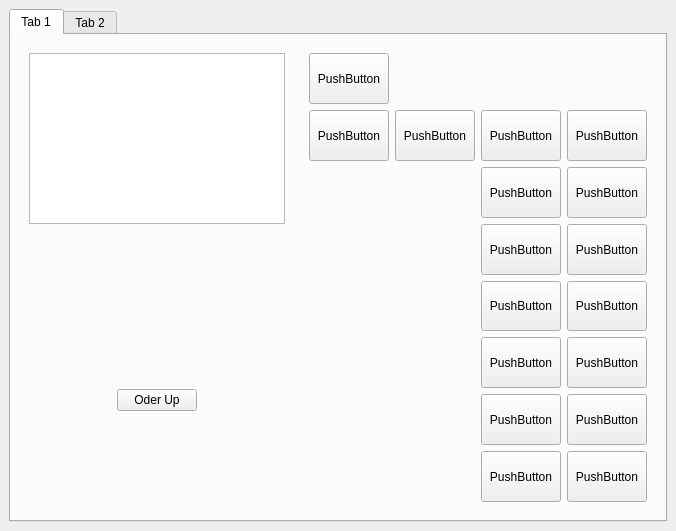
<?xml version="1.0" encoding="UTF-8"?>
<ui version="4.0">
 <class>Waiter</class>
 <widget class="QMainWindow" name="Waiter">
  <property name="geometry">
   <rect>
    <x>0</x>
    <y>0</y>
    <width>662</width>
    <height>531</height>
   </rect>
  </property>
  <property name="windowTitle">
   <string>SALES</string>
  </property>
  <property name="windowIcon">
   <iconset resource="images.qrc">
    <normaloff>:/images/logo.png</normaloff>:/images/logo.png</iconset>
  </property>
  <property name="styleSheet">
   <string notr="true"/>
  </property>
  <widget class="QWidget" name="centralwidget">
   <layout class="QGridLayout" name="gridLayout_4">
    <item row="0" column="0">
     <widget class="QTabWidget" name="tabWidget">
      <property name="styleSheet">
       <string notr="true"/>
      </property>
      <property name="currentIndex">
       <number>0</number>
      </property>
      <widget class="QWidget" name="tab">
       <attribute name="title">
        <string>Tab 1</string>
       </attribute>
       <layout class="QGridLayout" name="gridLayout_5">
        <item row="0" column="1">
         <layout class="QVBoxLayout" name="verticalLayout_3">
          <item>
           <widget class="QWidget" name="widget" native="true">
            <layout class="QGridLayout" name="gridLayout">
             <item row="6" column="3">
              <widget class="QPushButton" name="pushButton_20">
               <property name="sizePolicy">
                <sizepolicy hsizetype="Fixed" vsizetype="Expanding">
                 <horstretch>0</horstretch>
                 <verstretch>0</verstretch>
                </sizepolicy>
               </property>
               <property name="text">
                <string>PushButton</string>
               </property>
              </widget>
             </item>
             <item row="7" column="2">
              <widget class="QPushButton" name="pushButton_21">
               <property name="sizePolicy">
                <sizepolicy hsizetype="Fixed" vsizetype="Expanding">
                 <horstretch>0</horstretch>
                 <verstretch>0</verstretch>
                </sizepolicy>
               </property>
               <property name="text">
                <string>PushButton</string>
               </property>
              </widget>
             </item>
             <item row="1" column="0">
              <widget class="QPushButton" name="pushButton_38">
               <property name="sizePolicy">
                <sizepolicy hsizetype="Fixed" vsizetype="Expanding">
                 <horstretch>0</horstretch>
                 <verstretch>0</verstretch>
                </sizepolicy>
               </property>
               <property name="text">
                <string>PushButton</string>
               </property>
              </widget>
             </item>
             <item row="4" column="3">
              <widget class="QPushButton" name="pushButton_18">
               <property name="sizePolicy">
                <sizepolicy hsizetype="Fixed" vsizetype="Expanding">
                 <horstretch>0</horstretch>
                 <verstretch>0</verstretch>
                </sizepolicy>
               </property>
               <property name="text">
                <string>PushButton</string>
               </property>
              </widget>
             </item>
             <item row="3" column="3">
              <widget class="QPushButton" name="pushButton_17">
               <property name="sizePolicy">
                <sizepolicy hsizetype="Fixed" vsizetype="Expanding">
                 <horstretch>0</horstretch>
                 <verstretch>0</verstretch>
                </sizepolicy>
               </property>
               <property name="text">
                <string>PushButton</string>
               </property>
              </widget>
             </item>
             <item row="5" column="3">
              <widget class="QPushButton" name="pushButton_19">
               <property name="sizePolicy">
                <sizepolicy hsizetype="Fixed" vsizetype="Expanding">
                 <horstretch>0</horstretch>
                 <verstretch>0</verstretch>
                </sizepolicy>
               </property>
               <property name="text">
                <string>PushButton</string>
               </property>
              </widget>
             </item>
             <item row="1" column="3">
              <widget class="QPushButton" name="pushButton_15">
               <property name="sizePolicy">
                <sizepolicy hsizetype="Fixed" vsizetype="Expanding">
                 <horstretch>0</horstretch>
                 <verstretch>0</verstretch>
                </sizepolicy>
               </property>
               <property name="text">
                <string>PushButton</string>
               </property>
              </widget>
             </item>
             <item row="5" column="2">
              <widget class="QPushButton" name="pushButton_11">
               <property name="sizePolicy">
                <sizepolicy hsizetype="Fixed" vsizetype="Expanding">
                 <horstretch>0</horstretch>
                 <verstretch>0</verstretch>
                </sizepolicy>
               </property>
               <property name="text">
                <string>PushButton</string>
               </property>
              </widget>
             </item>
             <item row="2" column="2">
              <widget class="QPushButton" name="pushButton_12">
               <property name="sizePolicy">
                <sizepolicy hsizetype="Fixed" vsizetype="Expanding">
                 <horstretch>0</horstretch>
                 <verstretch>0</verstretch>
                </sizepolicy>
               </property>
               <property name="text">
                <string>PushButton</string>
               </property>
              </widget>
             </item>
             <item row="6" column="2">
              <widget class="QPushButton" name="pushButton_10">
               <property name="sizePolicy">
                <sizepolicy hsizetype="Fixed" vsizetype="Expanding">
                 <horstretch>0</horstretch>
                 <verstretch>0</verstretch>
                </sizepolicy>
               </property>
               <property name="text">
                <string>PushButton</string>
               </property>
              </widget>
             </item>
             <item row="1" column="1">
              <widget class="QPushButton" name="pushButton_37">
               <property name="sizePolicy">
                <sizepolicy hsizetype="Fixed" vsizetype="Expanding">
                 <horstretch>0</horstretch>
                 <verstretch>0</verstretch>
                </sizepolicy>
               </property>
               <property name="text">
                <string>PushButton</string>
               </property>
              </widget>
             </item>
             <item row="2" column="3">
              <widget class="QPushButton" name="pushButton_16">
               <property name="sizePolicy">
                <sizepolicy hsizetype="Fixed" vsizetype="Expanding">
                 <horstretch>0</horstretch>
                 <verstretch>0</verstretch>
                </sizepolicy>
               </property>
               <property name="text">
                <string>PushButton</string>
               </property>
              </widget>
             </item>
             <item row="7" column="3" alignment="Qt::AlignHCenter">
              <widget class="QPushButton" name="pushButton_22">
               <property name="sizePolicy">
                <sizepolicy hsizetype="Fixed" vsizetype="Expanding">
                 <horstretch>0</horstretch>
                 <verstretch>0</verstretch>
                </sizepolicy>
               </property>
               <property name="text">
                <string>PushButton</string>
               </property>
              </widget>
             </item>
             <item row="4" column="2">
              <widget class="QPushButton" name="pushButton_13">
               <property name="sizePolicy">
                <sizepolicy hsizetype="Fixed" vsizetype="Expanding">
                 <horstretch>0</horstretch>
                 <verstretch>0</verstretch>
                </sizepolicy>
               </property>
               <property name="text">
                <string>PushButton</string>
               </property>
              </widget>
             </item>
             <item row="3" column="2">
              <widget class="QPushButton" name="pushButton_14">
               <property name="sizePolicy">
                <sizepolicy hsizetype="Fixed" vsizetype="Expanding">
                 <horstretch>0</horstretch>
                 <verstretch>0</verstretch>
                </sizepolicy>
               </property>
               <property name="text">
                <string>PushButton</string>
               </property>
              </widget>
             </item>
             <item row="1" column="2">
              <widget class="QPushButton" name="pushButton_9">
               <property name="sizePolicy">
                <sizepolicy hsizetype="Fixed" vsizetype="Expanding">
                 <horstretch>0</horstretch>
                 <verstretch>0</verstretch>
                </sizepolicy>
               </property>
               <property name="text">
                <string>PushButton</string>
               </property>
              </widget>
             </item>
             <item row="0" column="0">
              <widget class="QPushButton" name="pushButton_39">
               <property name="sizePolicy">
                <sizepolicy hsizetype="Fixed" vsizetype="Expanding">
                 <horstretch>0</horstretch>
                 <verstretch>0</verstretch>
                </sizepolicy>
               </property>
               <property name="text">
                <string>PushButton</string>
               </property>
              </widget>
             </item>
            </layout>
           </widget>
          </item>
         </layout>
        </item>
        <item row="0" column="0">
         <layout class="QVBoxLayout" name="verticalLayout">
          <item>
           <widget class="QWidget" name="widget_3" native="true">
            <layout class="QGridLayout" name="gridLayout_3">
             <item row="0" column="0">
              <widget class="QTableView" name="tableView">
               <property name="sizePolicy">
                <sizepolicy hsizetype="Fixed" vsizetype="Expanding">
                 <horstretch>0</horstretch>
                 <verstretch>0</verstretch>
                </sizepolicy>
               </property>
              </widget>
             </item>
            </layout>
           </widget>
          </item>
          <item>
           <spacer name="verticalSpacer">
            <property name="orientation">
             <enum>Qt::Vertical</enum>
            </property>
            <property name="sizeType">
             <enum>QSizePolicy::Fixed</enum>
            </property>
            <property name="sizeHint" stdset="0">
             <size>
              <width>20</width>
              <height>150</height>
             </size>
            </property>
           </spacer>
          </item>
          <item alignment="Qt::AlignHCenter">
           <widget class="QPushButton" name="pushButton">
            <property name="sizePolicy">
             <sizepolicy hsizetype="Fixed" vsizetype="Preferred">
              <horstretch>0</horstretch>
              <verstretch>0</verstretch>
             </sizepolicy>
            </property>
            <property name="text">
             <string>Oder Up</string>
            </property>
           </widget>
          </item>
          <item>
           <spacer name="verticalSpacer_2">
            <property name="orientation">
             <enum>Qt::Vertical</enum>
            </property>
            <property name="sizeType">
             <enum>QSizePolicy::Fixed</enum>
            </property>
            <property name="sizeHint" stdset="0">
             <size>
              <width>20</width>
              <height>100</height>
             </size>
            </property>
           </spacer>
          </item>
         </layout>
        </item>
       </layout>
      </widget>
      <widget class="QWidget" name="tab_2">
       <attribute name="title">
        <string>Tab 2</string>
       </attribute>
       <layout class="QHBoxLayout" name="horizontalLayout_4">
        <item>
         <layout class="QVBoxLayout" name="verticalLayout_4">
          <item>
           <widget class="QTextEdit" name="textEdit_2">
            <property name="sizePolicy">
             <sizepolicy hsizetype="Preferred" vsizetype="Expanding">
              <horstretch>0</horstretch>
              <verstretch>0</verstretch>
             </sizepolicy>
            </property>
           </widget>
          </item>
          <item>
           <spacer name="verticalSpacer_4">
            <property name="orientation">
             <enum>Qt::Vertical</enum>
            </property>
            <property name="sizeHint" stdset="0">
             <size>
              <width>20</width>
              <height>40</height>
             </size>
            </property>
           </spacer>
          </item>
          <item alignment="Qt::AlignHCenter">
           <widget class="QPushButton" name="pushButton_23">
            <property name="sizePolicy">
             <sizepolicy hsizetype="Preferred" vsizetype="Expanding">
              <horstretch>0</horstretch>
              <verstretch>0</verstretch>
             </sizepolicy>
            </property>
            <property name="text">
             <string>Order up</string>
            </property>
           </widget>
          </item>
          <item>
           <spacer name="verticalSpacer_3">
            <property name="orientation">
             <enum>Qt::Vertical</enum>
            </property>
            <property name="sizeHint" stdset="0">
             <size>
              <width>20</width>
              <height>40</height>
             </size>
            </property>
           </spacer>
          </item>
         </layout>
        </item>
        <item>
         <layout class="QVBoxLayout" name="verticalLayout_5">
          <item>
           <widget class="QPushButton" name="pushButton_25">
            <property name="sizePolicy">
             <sizepolicy hsizetype="Fixed" vsizetype="Expanding">
              <horstretch>0</horstretch>
              <verstretch>0</verstretch>
             </sizepolicy>
            </property>
            <property name="text">
             <string>PushButton</string>
            </property>
           </widget>
          </item>
          <item>
           <widget class="QPushButton" name="pushButton_30">
            <property name="sizePolicy">
             <sizepolicy hsizetype="Fixed" vsizetype="Expanding">
              <horstretch>0</horstretch>
              <verstretch>0</verstretch>
             </sizepolicy>
            </property>
            <property name="text">
             <string>PushButton</string>
            </property>
           </widget>
          </item>
          <item>
           <widget class="QPushButton" name="pushButton_29">
            <property name="sizePolicy">
             <sizepolicy hsizetype="Fixed" vsizetype="Expanding">
              <horstretch>0</horstretch>
              <verstretch>0</verstretch>
             </sizepolicy>
            </property>
            <property name="text">
             <string>PushButton</string>
            </property>
           </widget>
          </item>
          <item>
           <widget class="QPushButton" name="pushButton_28">
            <property name="sizePolicy">
             <sizepolicy hsizetype="Fixed" vsizetype="Expanding">
              <horstretch>0</horstretch>
              <verstretch>0</verstretch>
             </sizepolicy>
            </property>
            <property name="text">
             <string>PushButton</string>
            </property>
           </widget>
          </item>
          <item>
           <widget class="QPushButton" name="pushButton_27">
            <property name="sizePolicy">
             <sizepolicy hsizetype="Fixed" vsizetype="Expanding">
              <horstretch>0</horstretch>
              <verstretch>0</verstretch>
             </sizepolicy>
            </property>
            <property name="text">
             <string>PushButton</string>
            </property>
           </widget>
          </item>
          <item>
           <widget class="QPushButton" name="pushButton_26">
            <property name="sizePolicy">
             <sizepolicy hsizetype="Fixed" vsizetype="Expanding">
              <horstretch>0</horstretch>
              <verstretch>0</verstretch>
             </sizepolicy>
            </property>
            <property name="text">
             <string>PushButton</string>
            </property>
           </widget>
          </item>
          <item>
           <widget class="QPushButton" name="pushButton_24">
            <property name="sizePolicy">
             <sizepolicy hsizetype="Fixed" vsizetype="Expanding">
              <horstretch>0</horstretch>
              <verstretch>0</verstretch>
             </sizepolicy>
            </property>
            <property name="text">
             <string>PushButton</string>
            </property>
           </widget>
          </item>
         </layout>
        </item>
        <item>
         <layout class="QVBoxLayout" name="verticalLayout_6">
          <item>
           <widget class="QWidget" name="widget_2" native="true">
            <layout class="QGridLayout" name="gridLayout_2">
             <item row="0" column="1">
              <widget class="QPushButton" name="pushButton_32">
               <property name="text">
                <string>PushButton</string>
               </property>
              </widget>
             </item>
             <item row="1" column="2">
              <widget class="QPushButton" name="pushButton_35">
               <property name="text">
                <string>PushButton</string>
               </property>
              </widget>
             </item>
             <item row="1" column="1">
              <widget class="QPushButton" name="pushButton_34">
               <property name="text">
                <string>PushButton</string>
               </property>
              </widget>
             </item>
             <item row="0" column="2">
              <widget class="QPushButton" name="pushButton_31">
               <property name="text">
                <string>PushButton</string>
               </property>
              </widget>
             </item>
             <item row="2" column="1">
              <widget class="QPushButton" name="pushButton_33">
               <property name="text">
                <string>PushButton</string>
               </property>
              </widget>
             </item>
             <item row="2" column="2">
              <widget class="QPushButton" name="pushButton_36">
               <property name="text">
                <string>PushButton</string>
               </property>
              </widget>
             </item>
            </layout>
           </widget>
          </item>
         </layout>
        </item>
       </layout>
      </widget>
     </widget>
    </item>
   </layout>
  </widget>
 </widget>
 <resources>
  <include location="images.qrc"/>
 </resources>
 <connections/>
</ui>
